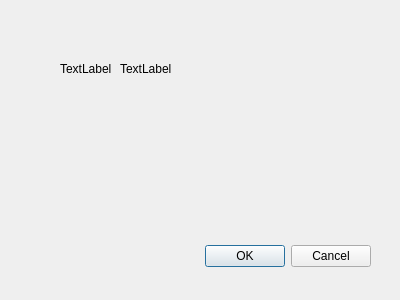
<?xml version="1.0" encoding="UTF-8"?>
<ui version="4.0">
 <class>ResultOutput</class>
 <widget class="QDialog" name="ResultOutput">
  <property name="geometry">
   <rect>
    <x>0</x>
    <y>0</y>
    <width>400</width>
    <height>300</height>
   </rect>
  </property>
  <property name="windowTitle">
   <string>Dialog</string>
  </property>
  <widget class="QDialogButtonBox" name="buttonBox">
   <property name="geometry">
    <rect>
     <x>30</x>
     <y>240</y>
     <width>341</width>
     <height>32</height>
    </rect>
   </property>
   <property name="orientation">
    <enum>Qt::Orientation::Horizontal</enum>
   </property>
   <property name="standardButtons">
    <set>QDialogButtonBox::StandardButton::Cancel|QDialogButtonBox::StandardButton::Ok</set>
   </property>
  </widget>
  <widget class="QLabel" name="label">
   <property name="geometry">
    <rect>
     <x>60</x>
     <y>60</y>
     <width>54</width>
     <height>17</height>
    </rect>
   </property>
   <property name="text">
    <string>TextLabel</string>
   </property>
  </widget>
  <widget class="QLabel" name="label_2">
   <property name="geometry">
    <rect>
     <x>120</x>
     <y>60</y>
     <width>54</width>
     <height>17</height>
    </rect>
   </property>
   <property name="text">
    <string>TextLabel</string>
   </property>
  </widget>
 </widget>
 <resources/>
 <connections>
  <connection>
   <sender>buttonBox</sender>
   <signal>accepted()</signal>
   <receiver>ResultOutput</receiver>
   <slot>accept()</slot>
   <hints>
    <hint type="sourcelabel">
     <x>248</x>
     <y>254</y>
    </hint>
    <hint type="destinationlabel">
     <x>157</x>
     <y>274</y>
    </hint>
   </hints>
  </connection>
  <connection>
   <sender>buttonBox</sender>
   <signal>rejected()</signal>
   <receiver>ResultOutput</receiver>
   <slot>reject()</slot>
   <hints>
    <hint type="sourcelabel">
     <x>316</x>
     <y>260</y>
    </hint>
    <hint type="destinationlabel">
     <x>286</x>
     <y>274</y>
    </hint>
   </hints>
  </connection>
 </connections>
</ui>
